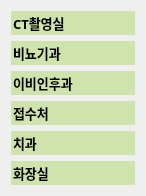
            <widget class="QWidget" name="scrollAreaWidgetContents_5">
             <property name="geometry">
              <rect>
               <x>0</x>
               <y>0</y>
               <width>146</width>
               <height>180</height>
              </rect>
             </property>
             <layout class="QVBoxLayout" name="verticalLayout_5">
              <item>
               <widget class="QPushButton" name="btn1_5f">
                <property name="sizePolicy">
                 <sizepolicy hsizetype="Expanding" vsizetype="Expanding">
                  <horstretch>0</horstretch>
                  <verstretch>0</verstretch>
                 </sizepolicy>
                </property>
                <property name="font">
                 <font>
                  <family>Malgun Gothic</family>
                  <pointsize>10</pointsize>
                  <weight>75</weight>
                  <bold>true</bold>
                 </font>
                </property>
                <property name="styleSheet">
                 <string notr="true">background-color: #cfe3ac;
padding: 2px;
text-align: left;
border: none;</string>
                </property>
                <property name="text">
                 <string>CT촬영실</string>
                </property>
               </widget>
              </item>
              <item>
               <widget class="QPushButton" name="btn2_5f">
                <property name="sizePolicy">
                 <sizepolicy hsizetype="Expanding" vsizetype="Expanding">
                  <horstretch>0</horstretch>
                  <verstretch>0</verstretch>
                 </sizepolicy>
                </property>
                <property name="font">
                 <font>
                  <family>Malgun Gothic</family>
                  <pointsize>10</pointsize>
                  <weight>75</weight>
                  <bold>true</bold>
                 </font>
                </property>
                <property name="styleSheet">
                 <string notr="true">background-color: #cfe3ac;
padding: 2px;
text-align: left;
border: none;</string>
                </property>
                <property name="text">
                 <string>비뇨기과</string>
                </property>
               </widget>
              </item>
              <item>
               <widget class="QPushButton" name="btn3_5f">
                <property name="sizePolicy">
                 <sizepolicy hsizetype="Expanding" vsizetype="Expanding">
                  <horstretch>0</horstretch>
                  <verstretch>0</verstretch>
                 </sizepolicy>
                </property>
                <property name="font">
                 <font>
                  <family>Malgun Gothic</family>
                  <pointsize>10</pointsize>
                  <weight>75</weight>
                  <bold>true</bold>
                 </font>
                </property>
                <property name="styleSheet">
                 <string notr="true">background-color: #cfe3ac;
padding: 2px;
text-align: left;
border: none;</string>
                </property>
                <property name="text">
                 <string>이비인후과</string>
                </property>
               </widget>
              </item>
              <item>
               <widget class="QPushButton" name="btn4_5f">
                <property name="sizePolicy">
                 <sizepolicy hsizetype="Expanding" vsizetype="Expanding">
                  <horstretch>0</horstretch>
                  <verstretch>0</verstretch>
                 </sizepolicy>
                </property>
                <property name="font">
                 <font>
                  <family>Malgun Gothic</family>
                  <pointsize>10</pointsize>
                  <weight>75</weight>
                  <bold>true</bold>
                 </font>
                </property>
                <property name="styleSheet">
                 <string notr="true">background-color: #cfe3ac;
padding: 2px;
text-align: left;
border: none;</string>
                </property>
                <property name="text">
                 <string>접수처</string>
                </property>
               </widget>
              </item>
              <item>
               <widget class="QPushButton" name="btn5_5f">
                <property name="sizePolicy">
                 <sizepolicy hsizetype="Expanding" vsizetype="Expanding">
                  <horstretch>0</horstretch>
                  <verstretch>0</verstretch>
                 </sizepolicy>
                </property>
                <property name="font">
                 <font>
                  <family>Malgun Gothic</family>
                  <pointsize>10</pointsize>
                  <weight>75</weight>
                  <bold>true</bold>
                 </font>
                </property>
                <property name="styleSheet">
                 <string notr="true">background-color: #cfe3ac;
padding: 2px;
text-align: left;
border: none;</string>
                </property>
                <property name="text">
                 <string>치과</string>
                </property>
               </widget>
              </item>
              <item>
               <widget class="QPushButton" name="btn6_5f">
                <property name="sizePolicy">
                 <sizepolicy hsizetype="Expanding" vsizetype="Expanding">
                  <horstretch>0</horstretch>
                  <verstretch>0</verstretch>
                 </sizepolicy>
                </property>
                <property name="font">
                 <font>
                  <family>Malgun Gothic</family>
                  <pointsize>10</pointsize>
                  <weight>75</weight>
                  <bold>true</bold>
                 </font>
                </property>
                <property name="styleSheet">
                 <string notr="true">background-color: #cfe3ac;
padding: 2px;
text-align: left;
border: none;</string>
                </property>
                <property name="text">
                 <string>화장실</string>
                </property>
               </widget>
              </item>
             </layout>
            </widget>
